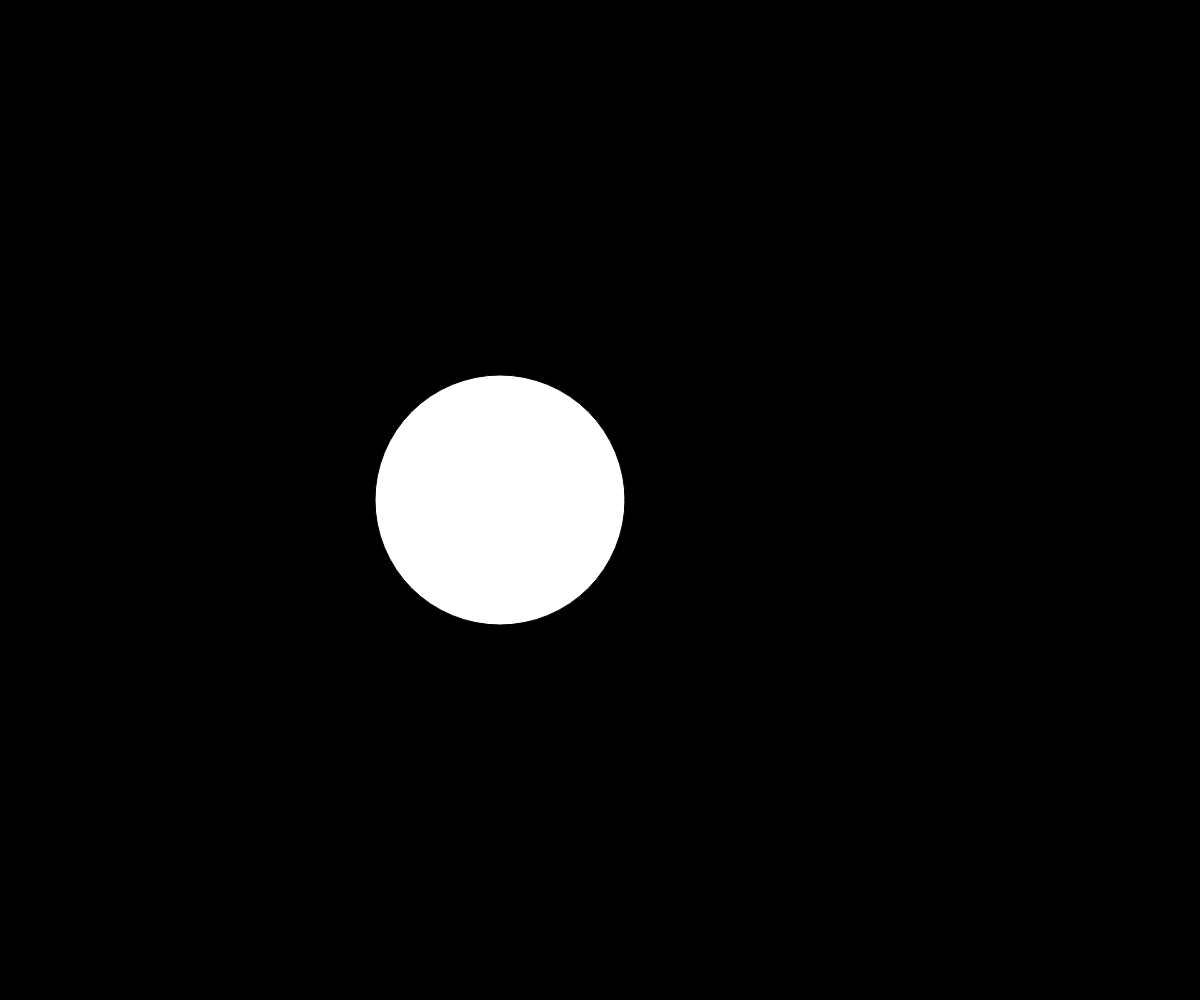
Frame 1 (no input)
Frame 60 (no input): identical to frame 1, image omitted
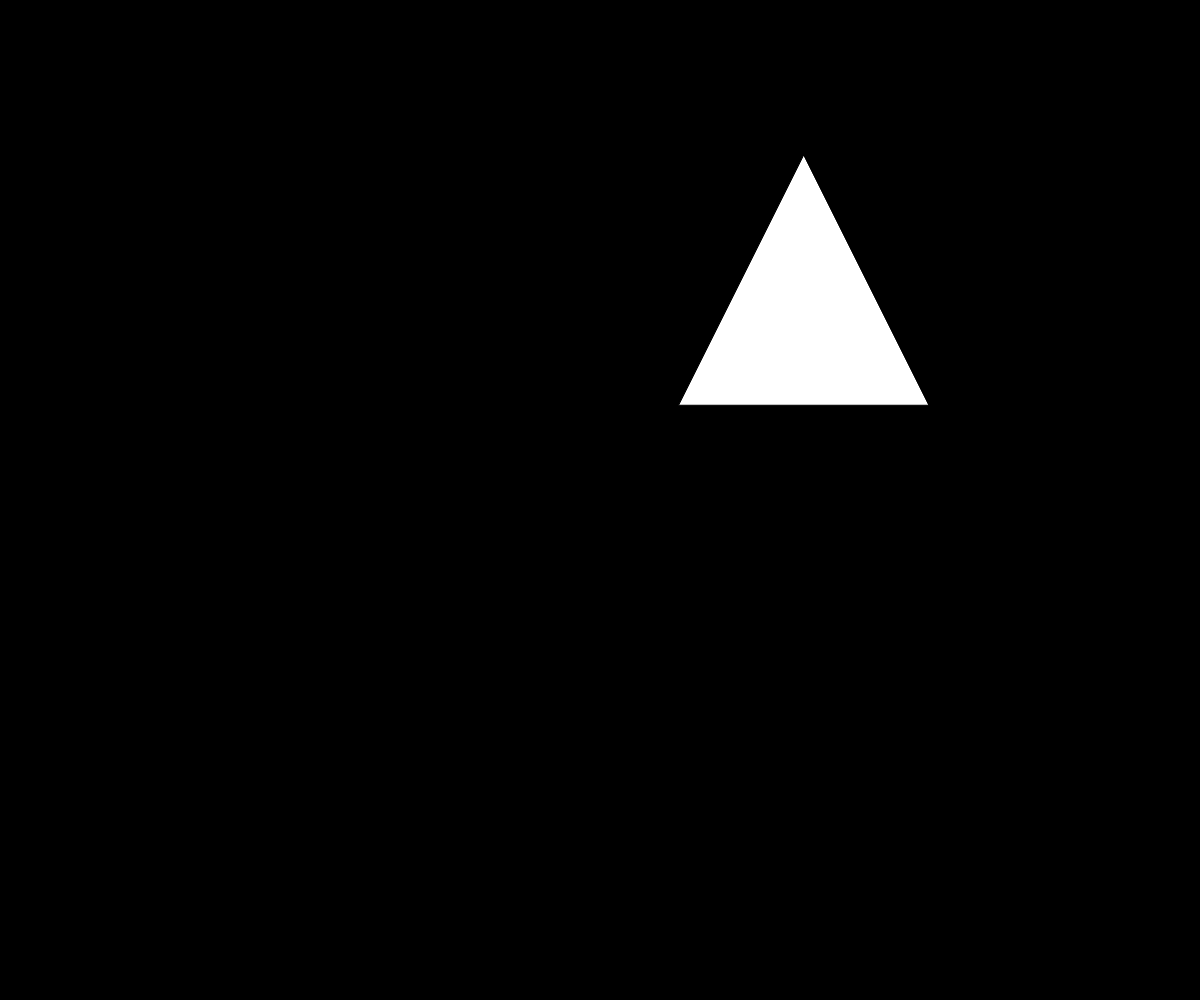
Frame 120 (the mouse pressed at the canvas centre since frame 60)

The p5.js sketch that drew these frames (run headless with seeded random() and noise() and a simulated clock; from frame 60 on, the mouse is pressed at the canvas centre):

// p5.js sketch
// ── sketch.js
let xCirculo=500
let yCirculo=500
let diametro=250
let esTriangulo= false

function setup() {
    createCanvas(windowWidth, windowHeight);

}

function draw (){
    background(0);
    if (esTriangulo) {
        triangle(
            xCirculo, yCirculo - diametro / 2,
            xCirculo - diametro / 2, yCirculo + diametro / 2,
            xCirculo + diametro / 2, yCirculo + diametro / 2
        );
    } else {
        circle(xCirculo, yCirculo, diametro);
    }
}

function mousePressed() {
    let distancia = dist(mouseX, mouseY, xCirculo, yCirculo);
    if (distancia < diametro / 2) {
        esTriangulo = !esTriangulo;
        xCirculo = random(diametro / 2, width - diametro / 2); 
        yCirculo = random(diametro / 2, height - diametro / 2); 
    }
}
